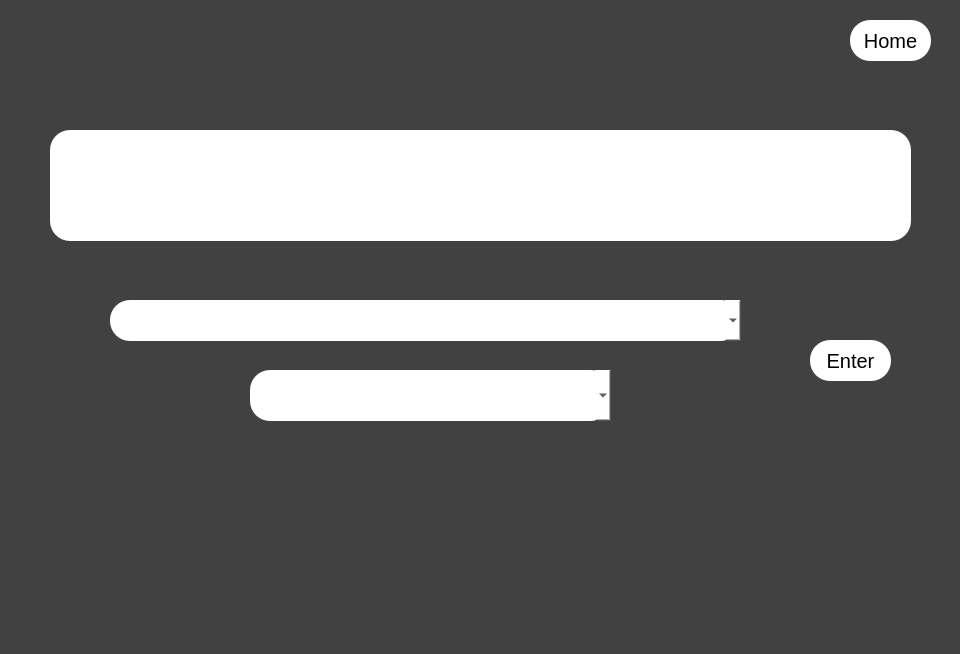
<?xml version="1.0" encoding="UTF-8"?>
<ui version="4.0">
 <class>Dialog</class>
 <widget class="QDialog" name="Dialog">
  <property name="geometry">
   <rect>
    <x>0</x>
    <y>0</y>
    <width>960</width>
    <height>654</height>
   </rect>
  </property>
  <property name="windowTitle">
   <string>Confidence</string>
  </property>
  <property name="styleSheet">
   <string notr="true">background-color:rgb(65, 65, 65);</string>
  </property>
  <widget class="QPushButton" name="pushButtonc">
   <property name="geometry">
    <rect>
     <x>850</x>
     <y>20</y>
     <width>81</width>
     <height>41</height>
    </rect>
   </property>
   <property name="styleSheet">
    <string notr="true">border-radius: 20px;
background-color: #FFFFFF;
font: 75 9pt &quot;Berlin Sans FB Demi&quot;;
font-size:20px</string>
   </property>
   <property name="text">
    <string>Home</string>
   </property>
  </widget>
  <widget class="QPushButton" name="b">
   <property name="geometry">
    <rect>
     <x>810</x>
     <y>340</y>
     <width>81</width>
     <height>41</height>
    </rect>
   </property>
   <property name="styleSheet">
    <string notr="true">border-radius: 20px;
background-color: #FFFFFF;
font: 75 9pt &quot;Berlin Sans FB Demi&quot;;
font-size:20px</string>
   </property>
   <property name="text">
    <string>Enter</string>
   </property>
  </widget>
  <widget class="QComboBox" name="comboBoxc">
   <property name="geometry">
    <rect>
     <x>110</x>
     <y>300</y>
     <width>631</width>
     <height>41</height>
    </rect>
   </property>
   <property name="styleSheet">
    <string notr="true">border-radius: 20px;
background-color: #FFFFFF;
font: 75 9pt &quot;Berlin Sans FB Demi&quot;;
font-size:20px</string>
   </property>
   <property name="currentText">
    <string/>
   </property>
  </widget>
  <widget class="QComboBox" name="c">
   <property name="geometry">
    <rect>
     <x>250</x>
     <y>370</y>
     <width>361</width>
     <height>51</height>
    </rect>
   </property>
   <property name="styleSheet">
    <string notr="true">border-radius: 20px;
background-color: #FFFFFF;
font: 75 9pt &quot;Berlin Sans FB Demi&quot;;
font-size:20px</string>
   </property>
   <property name="currentText">
    <string/>
   </property>
  </widget>
  <widget class="QLabel" name="label">
   <property name="geometry">
    <rect>
     <x>50</x>
     <y>130</y>
     <width>861</width>
     <height>111</height>
    </rect>
   </property>
   <property name="styleSheet">
    <string notr="true">border-radius: 20px;
background-color: #FFFFFF;
font: 75 9pt &quot;Berlin Sans FB Demi&quot;;
font-size:20px</string>
   </property>
   <property name="text">
    <string/>
   </property>
  </widget>
 </widget>
 <resources/>
 <connections/>
</ui>
